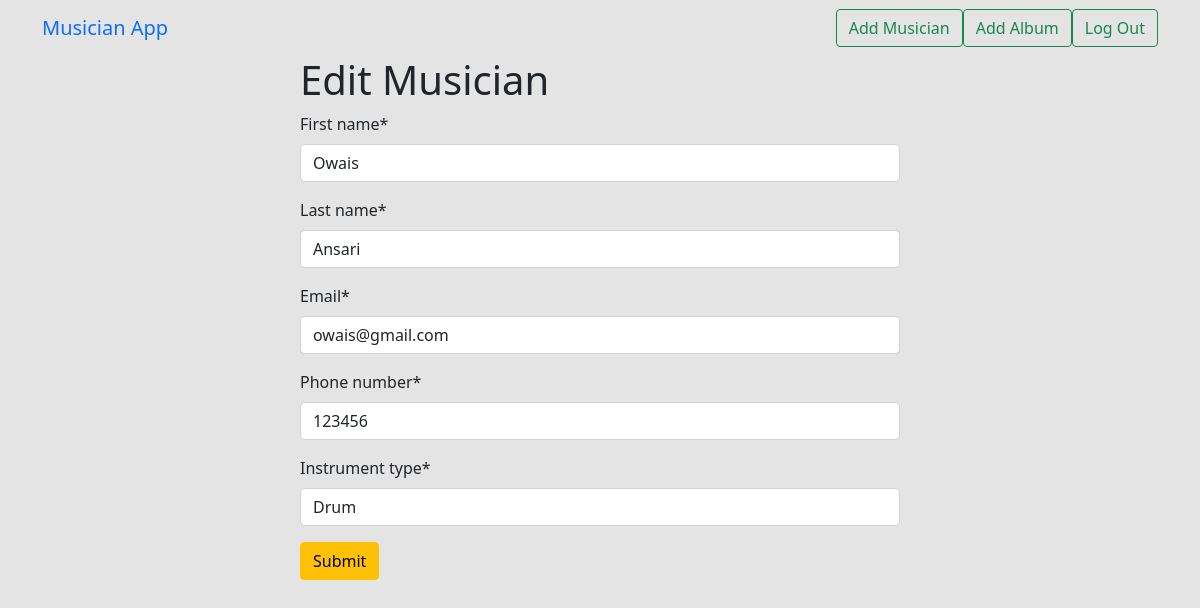
Screenshot of /edit_musician/3/ (signed in) with the database file from the repository.
### musician_app/models.py (models this page shows, shortened)
class Musician(models.Model):
    first_name = models.CharField(max_length=50)
    last_name = models.CharField(max_length=50)
    email = models.EmailField(max_length=50)
    phone_number = models.CharField(max_length=50)
    instrument_type = models.CharField(max_length=50)

### musician_app/views.py (the view)
@method_decorator(login_required, name='dispatch')
class EditMusician(UpdateView):
    model = Musician
    form_class = MusicianForm
    template_name = 'edit_musician.html'
    pk_url_kwarg = 'id'
    success_url = reverse_lazy('home')

### musician_app/forms.py
class MusicianForm(forms.ModelForm):
    class Meta:
        model = Musician
        fields = "__all__"

### musician_app/templates/edit_musician.html
{% extends 'base.html' %} {% load crispy_forms_tags %} {% block content %}
<form style="width: 50%; margin: auto" method="post">
  <h1>Edit Musician</h1>
  {% csrf_token %} {{form | crispy}}
  <button class="btn btn-warning">Submit</button>
</form>
{% endblock %}

### rows the page displays
Musician: first_name "Owais", last_name "Ansari", email "owais@gmail.com", phone_number "123456", instrument_type "Drum"
